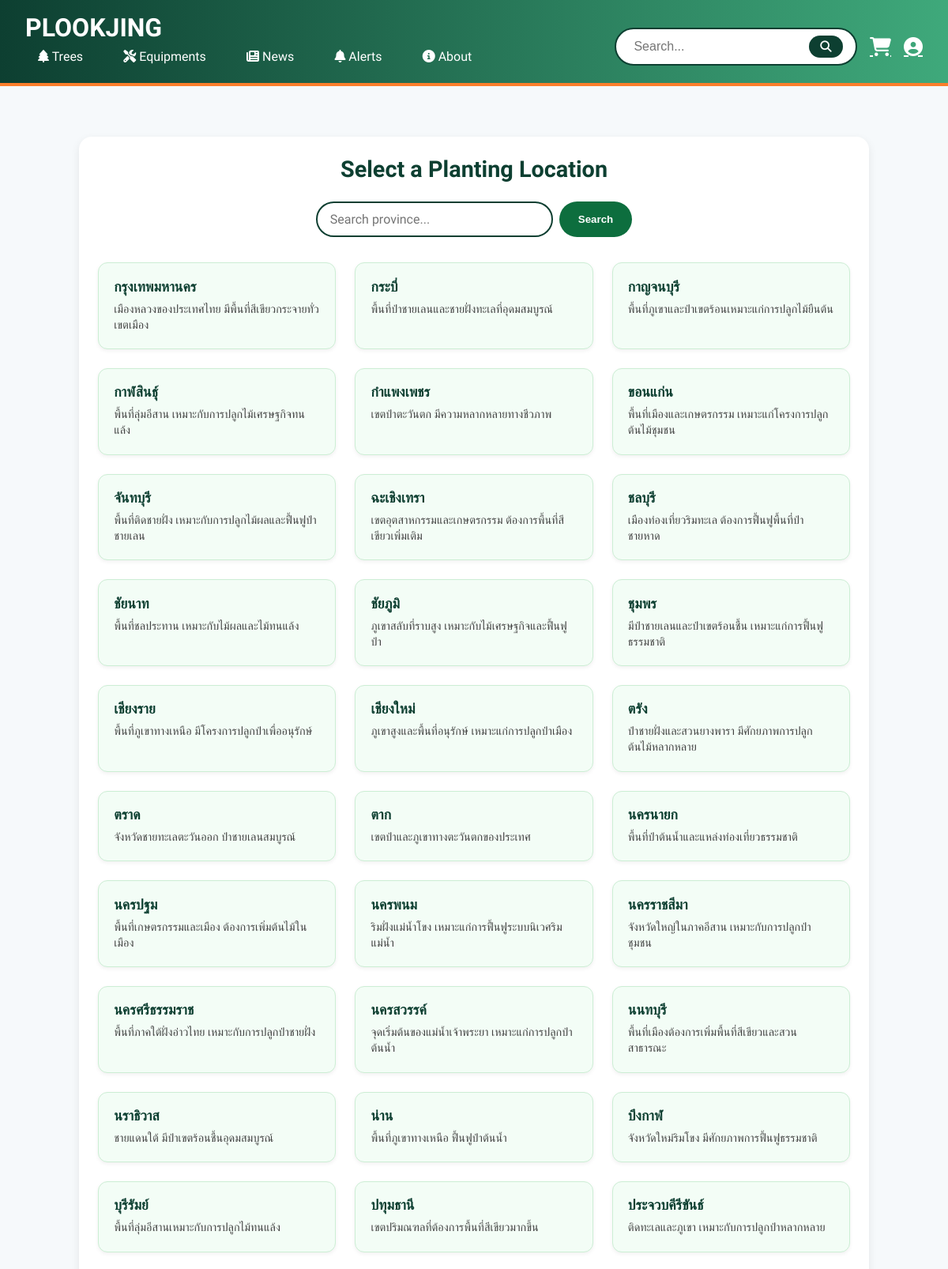
Page /select-location/5/ (signed in, upper part) on the committed database.
### myapp/models.py (models this page shows, shortened)
class PlantingLocation(models.Model):
    name = models.CharField(max_length=200)
    description = models.TextField(blank=True)
    location_type = models.CharField(max_length=100)

### myapp/views.py (the view)
# urls.py: path('select-location/<int:tree_id>/', views.select_location_for_tree, name='select_location_for_tree'),
@login_required
def select_location_for_tree(request, tree_id):
    tree = get_object_or_404(Tree, id=tree_id)
    query = request.GET.get('q', '')
    if query:
        locations = PlantingLocation.objects.filter(name__icontains=query)
    else:
        locations = PlantingLocation.objects.all()
    return render(request, 'myapp/select_location_for_tree.html', {
        'tree': tree,
        'locations': locations,
        'query': query,
    })

### templates/myapp/select_location_for_tree.html (shortened to what this page needs)
{% extends 'base.html' %}
{% block content %}
<div class="location-page">
  <div class="location-header"> Select a Planting Location</div>
  <form method="get" class="search-form">
    <input type="text" name="q" value="{{ query }}" placeholder="Search province..." />
    <button type="submit">Search</button>
  </form>
  {% if locations %}
  <div class="location-grid">
    {% for location in locations %}
    <div class="location-card" onclick="window.location.href='{% url 'confirm_location' tree.id location.id %}'">
      <h3>{{ location.name }}</h3>
      <p>{{ location.description|truncatechars:100 }}</p>
    </div>
    {% endfor %}
  </div>
  {% else %}
  <div class="intro-box">
    No locations available at this time. Please check back later or
    <a href="{% url 'contact' %}" class="contact-link">contact us</a> if you want to suggest a site.
  </div>
  {% endif %}
</div>
{% endblock %}

### templates/base.html (shortened to what this page needs)
<!DOCTYPE html>
<html lang="th">
<head>
  <link rel="stylesheet" href="https://cdnjs.cloudflare.com/ajax/libs/font-awesome/6.5.0/css/all.min.css" />
</head>
<body>
  <header class="navbar animated-navbar">
    <div class="left-menu">
      <a href="{% url 'home' %}" class="logo">PLOOKJING</a>
      <nav class="nav-menu">
        <a href="{% url 'tree_list' %}"><i class="fas fa-tree"></i> Trees</a>
        <a href="{% url 'equipment_list' %}"><i class="fas fa-tools"></i> Equipments</a>
        <a href="{% url 'news_list' %}"><i class="fas fa-newspaper"></i> News</a>
        <a href="{% url 'notification_list' %}"><i class="fas fa-bell"></i> Alerts</a>
        <a href="{% url 'about' %}"><i class="fas fa-info-circle"></i> About</a>
      </nav>
    </div>
    <div class="right-menu">
      <form action="{% url 'search_results' %}" method="GET" class="search-bar">
        <input type="text" name="q" placeholder="Search..." required />
        <button type="submit"><i class="fas fa-search"></i></button>
      </form>
      <a href="{% url 'cart' %}" class="profile-link" title="Cart">
        <i class="fas fa-shopping-cart"></i>
      </a>
      <a href="{% url 'user_profile' %}" class="profile-link" title="Profile">
        <i class="fas fa-user-circle"></i>
      </a>
    </div>
  </header>
  <main>
    {% block content %}
    {% endblock %}
  </main>
</body>
</html>

### templates/base.html (style rules this page uses)
:root { --green-dark: #0D3F31; --green-light: #B6E2C9; --green-bg: #EFFAF3; --orange: #FB7E2B; --orange-soft: #FFE3CF; --gray: #f8f8f8; }
* { box-sizing: border-box; }
body { margin: 0; font-family: 'Prompt', sans-serif; background-color: var(--green-bg); color: #333; scroll-behavior: smooth; }
header.navbar { background: linear-gradient(90deg, var(--green-dark), #3FA97B); color: white; padding: 1rem 2rem; display: flex; justify-content: space-between; align-items: center; flex-wrap: wrap; border-bottom: 4px solid var(--orange); position: sticky; top: 0; z-index: 999; animation: slideDown 0.5s ease-in-out; }
.logo { font-size: 2rem; font-weight: bold; color: white; text-decoration: none; }
.nav-menu { display: flex; flex-wrap: wrap; gap: 1.2rem; }
.nav-menu a { color: white; font-weight: 500; font-size: 1rem; text-decoration: none; padding: 0.5rem 1rem; border-radius: 10px; transition: all 0.3s ease; }
.right-menu { display: flex; align-items: center; gap: 1rem; margin-top: 0.8rem; }
.search-bar { display: flex; align-items: center; background-color: white; border: 2px solid var(--green-dark); border-radius: 30px; padding: 0.4rem 1rem; gap: 0.5rem; }
.search-bar input { border: none; outline: none; font-size: 1rem; padding: 0.4rem; border-radius: 20px; }
.search-bar button { background-color: var(--green-dark); color: white; border: none; padding: 0.4rem 0.9rem; border-radius: 20px; font-size: 0.9rem; cursor: pointer; }
.profile-link { background: none; color: white; font-size: 1.5rem; display: flex; align-items: center; justify-content: center; transition: color 0.3s ease; }
main { padding: 2rem; animation: fadeIn 0.5s ease-in-out; }

### templates/myapp/select_location_for_tree.html (style rules this page uses)
body { font-family: 'Prompt', sans-serif; background-color: #F6F9FB; }
.location-page { max-width: 1000px; margin: 2rem auto; padding: 1.5rem; background: white; border-radius: 16px; box-shadow: 0 4px 12px rgba(0,0,0,0.08); }
.location-header { font-size: 1.8rem; font-weight: bold; color: #0D3F31; margin-bottom: 1.5rem; display: flex; align-items: center; gap: 0.5rem; justify-content: center; }
.search-form { display: flex; justify-content: center; gap: 0.5rem; margin-bottom: 2rem; }
.search-form input { font-family: 'Prompt', sans-serif; padding: 0.7rem 1rem; border-radius: 9999px; border: 2px solid #0D3F31; width: 300px; font-size: 1rem; outline: none; }
.search-form button { padding: 0.7rem 1.5rem; background-color: #0D6E3E; color: white; border: none; border-radius: 9999px; font-weight: bold; cursor: pointer; transition: background 0.3s ease; }
.location-grid { display: grid; grid-template-columns: repeat(auto-fit, minmax(240px, 1fr)); gap: 1.5rem; margin-bottom: 2rem; }
.location-card { background-color: #F3FDF6; border: 1px solid #CCEED4; padding: 1.2rem; border-radius: 12px; box-shadow: 0 2px 5px rgba(0,0,0,0.06); cursor: pointer; transition: transform 0.2s, box-shadow 0.2s; }
.location-card h3 { margin: 0 0 0.5rem 0; color: #0D3F31; font-size: 1.1rem; font-weight: 600; }
.location-card p { margin: 0; font-size: 0.9rem; color: #444; line-height: 1.4; }

### rows in the picture
PlantingLocation: name "กรุงเทพมหานคร", description "เมืองหลวงของประเทศไทย มีพื้นที่สีเขียวกระจายทั่วเขตเมือง"
PlantingLocation: name "กระบี่", description "พื้นที่ป่าชายเลนและชายฝั่งทะเลที่อุดมสมบูรณ์"
PlantingLocation: name "กาญจนบุรี", description "พื้นที่ภูเขาและป่าเขตร้อนเหมาะแก่การปลูกไม้ยืนต้น"
PlantingLocation: name "กาฬสินธุ์", description "พื้นที่ลุ่มอีสาน เหมาะกับการปลูกไม้เศรษฐกิจทนแล้ง"
PlantingLocation: name "กำแพงเพชร", description "เขตป่าตะวันตก มีความหลากหลายทางชีวภาพ"
PlantingLocation: name "ขอนแก่น", description "พื้นที่เมืองและเกษตรกรรม เหมาะแก่โครงการปลูกต้นไม้ชุมชน"
PlantingLocation: name "จันทบุรี", description "พื้นที่ติดชายฝั่ง เหมาะกับการปลูกไม้ผลและฟื้นฟูป่าชายเลน"
PlantingLocation: name "ฉะเชิงเทรา", description "เขตอุตสาหกรรมและเกษตรกรรม ต้องการพื้นที่สีเขียวเพิ่มเติม"
PlantingLocation: name "ชลบุรี", description "เมืองท่องเที่ยวริมทะเล ต้องการฟื้นฟูพื้นที่ป่าชายหาด"
PlantingLocation: name "ชัยนาท", description "พื้นที่ชลประทาน เหมาะกับไม้ผลและไม้ทนแล้ง"
PlantingLocation: name "ชัยภูมิ", description "ภูเขาสลับที่ราบสูง เหมาะกับไม้เศรษฐกิจและฟื้นฟูป่า"
PlantingLocation: name "ชุมพร", description "มีป่าชายเลนและป่าเขตร้อนชื้น เหมาะแก่การฟื้นฟูธรรมชาติ"
PlantingLocation: name "เชียงราย", description "พื้นที่ภูเขาทางเหนือ มีโครงการปลูกป่าเพื่ออนุรักษ์"
PlantingLocation: name "เชียงใหม่", description "ภูเขาสูงและพื้นที่อนุรักษ์ เหมาะแก่การปลูกป่าเมือง"
PlantingLocation: name "ตรัง", description "ป่าชายฝั่งและสวนยางพารา มีศักยภาพการปลูกต้นไม้หลากหลาย"
PlantingLocation: name "ตราด", description "จังหวัดชายทะเลตะวันออก ป่าชายเลนสมบูรณ์"
PlantingLocation: name "ตาก", description "เขตป่าและภูเขาทางตะวันตกของประเทศ"
PlantingLocation: name "นครนายก", description "พื้นที่ป่าต้นน้ำและแหล่งท่องเที่ยวธรรมชาติ"
PlantingLocation: name "นครปฐม", description "พื้นที่เกษตรกรรมและเมือง ต้องการเพิ่มต้นไม้ในเมือง"
PlantingLocation: name "นครพนม", description "ริมฝั่งแม่น้ำโขง เหมาะแก่การฟื้นฟูระบบนิเวศริมแม่น้ำ"
PlantingLocation: name "นครราชสีมา", description "จังหวัดใหญ่ในภาคอีสาน เหมาะกับการปลูกป่าชุมชน"
PlantingLocation: name "นครศรีธรรมราช", description "พื้นที่ภาคใต้ฝั่งอ่าวไทย เหมาะกับการปลูกป่าชายฝั่ง"
PlantingLocation: name "นครสวรรค์", description "จุดเริ่มต้นของแม่น้ำเจ้าพระยา เหมาะแก่การปลูกป่าต้นน้ำ"
PlantingLocation: name "นนทบุรี", description "พื้นที่เมืองต้องการเพิ่มพื้นที่สีเขียวและสวนสาธารณะ"
PlantingLocation: name "นราธิวาส", description "ชายแดนใต้ มีป่าเขตร้อนชื้นอุดมสมบูรณ์"
PlantingLocation: name "น่าน", description "พื้นที่ภูเขาทางเหนือ ฟื้นฟูป่าต้นน้ำ"
PlantingLocation: name "บึงกาฬ", description "จังหวัดใหม่ริมโขง มีศักยภาพการฟื้นฟูธรรมชาติ"
PlantingLocation: name "บุรีรัมย์", description "พื้นที่ลุ่มอีสานเหมาะกับการปลูกไม้ทนแล้ง"
PlantingLocation: name "ปทุมธานี", description "เขตปริมณฑลที่ต้องการพื้นที่สีเขียวมากขึ้น"
PlantingLocation: name "ประจวบคีรีขันธ์", description "ติดทะเลและภูเขา เหมาะกับการปลูกป่าหลากหลาย"
